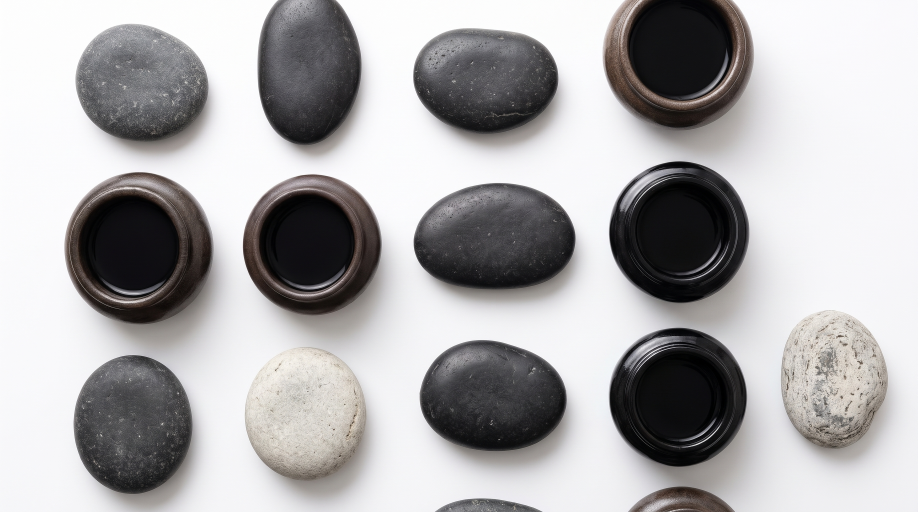
#> input picture ux/brand/props/source-stones-and-inkwells.jpg, 2752 x 1536 px (shown at 1/3 size)
$ python split.py source-stones-and-inkwells.jpg inkwell-black-a.png
#> lines starting #> are read from the running program, lines starting #| are printed output that depends on the picture
"""Step 1: cut each whole object out of the photo into its own lossless file, with margin for its shadow,
and a sidecar .json with the object's box inside the crop and any per-object overrides. Objects touching
the photo's edge are left out (they're cut off), and so is the grey stone, whose body is too close in
value to its own shadow to separate cleanly."""
import sys, json, numpy as np
from PIL import Image
src, outdir = sys.argv[1], sys.argv[2]
im = Image.open(src).convert('RGB')
#> im is the input picture: PIL image 2752x1536 RGB; mean R, G, B 173, 171.6, 172.6
# (name, kind, x0, y0, x1, y1): the object's own extent in the photo
OBJECTS = [
    ('stone-dark-flat',     'dark', 1240,   88, 1675,  425, {'T': 95}),   # its contact shadow starts near 110
    ('inkwell-black-a',     'dark', 1828,  484, 2248,  938),
    ('inkwell-brown-a',     'dark',  196,  517,  640, 1003),
    ('inkwell-brown-b',     'dark',  729,  523, 1145,  968),
    ('stone-dark-oval',     'dark', 1241,  549, 1727,  889),
    ('inkwell-black-b',     'dark', 1828,  983, 2241, 1442),
    ('stone-dark-egg',      'dark', 1259, 1020, 1700, 1374),
    ('stone-dark-round',    'dark',  221, 1065,  578, 1499),
    ('stone-pale-round',    'pale',  737, 1000, 1097, 1440),
    ('stone-pale',          'pale', 2345,  930, 2664, 1343),
]
# every object body in the photo, including ones not cut out (edge-clipped, the grey stone), so each
# cutout's shadow can stop short of its neighbors: a shadow reaches at most 60% of the gap, 55 px at most
ALL = [o[2:6] for o in OBJECTS] + [(773, 0, 1085, 452), (1813, 0, 2259, 422), (233, 127, 625, 449),
                                   (1308, 1480, 1622, 1536), (1893, 1494, 2203, 1536)]
def reach(x0, y0, x1, y1):
    gaps = {'up': 999, 'down': 999, 'left': 999, 'right': 999}
    for nx0, ny0, nx1, ny1 in ALL:
        if (nx0, ny0, nx1, ny1) == (x0, y0, x1, y1): continue
        if nx0 < x1 and nx1 > x0:                      # overlaps horizontally: above or below
            if ny0 >= y1: gaps['down'] = min(gaps['down'], ny0 - y1)
            if ny1 <= y0: gaps['up'] = min(gaps['up'], y0 - ny1)
        if ny0 < y1 and ny1 > y0:                      # overlaps vertically: left or right
            if nx0 >= x1: gaps['right'] = min(gaps['right'], nx0 - x1)
            if nx1 <= x0: gaps['left'] = min(gaps['left'], x0 - nx1)
    return {k: float(np.clip(0.6 * g, 10, 55)) for k, g in gaps.items()}
M = 110
for name, kind, x0, y0, x1, y1, *opt in OBJECTS:
    box = (max(x0 - M, 0), max(y0 - M, 0), min(x1 + M, im.width), min(y1 + M, im.height))
    im.crop(box).save(f'{outdir}/{kind}--{name}.png')
    # the object's own box inside the crop (margins differ where the photo's edge is near), plus overrides
    meta = {'box': [x0 - box[0], y0 - box[1], x1 - box[0], y1 - box[1]], 'reach': reach(x0, y0, x1, y1),
            **(opt[0] if opt else {})}
    json.dump(meta, open(f'{outdir}/{kind}--{name}.json', 'w'))
    print(name, kind, box, meta)
#> this loop made 10 passes
#> pass 1, `im.crop(box).save(f'{outdir}/{kind}--{name}.png')`:
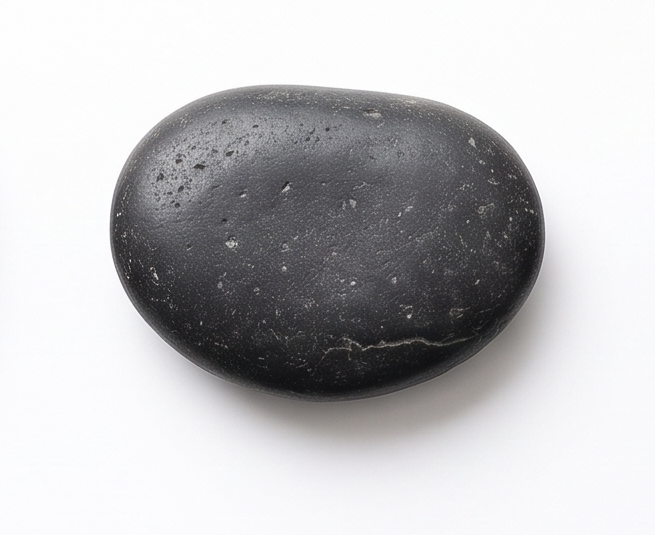
#> saved as dark--stone-dark-flat.png: PIL image 655x535 RGB; mean R, G, B 191.5, 191.1, 192.7
#> pass 2, `im.crop(box).save(f'{outdir}/{kind}--{name}.png')`:
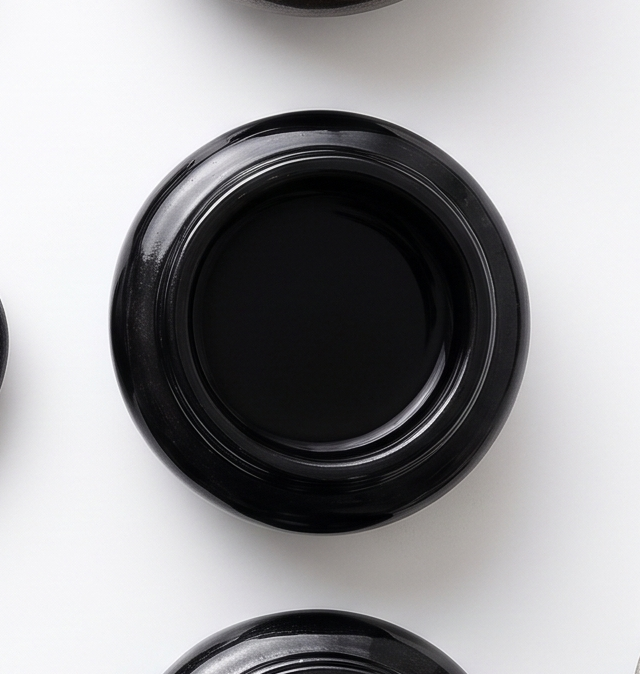
#> saved as dark--inkwell-black-a.png: PIL image 640x674 RGB; mean R, G, B 154.4, 153.8, 155.8
